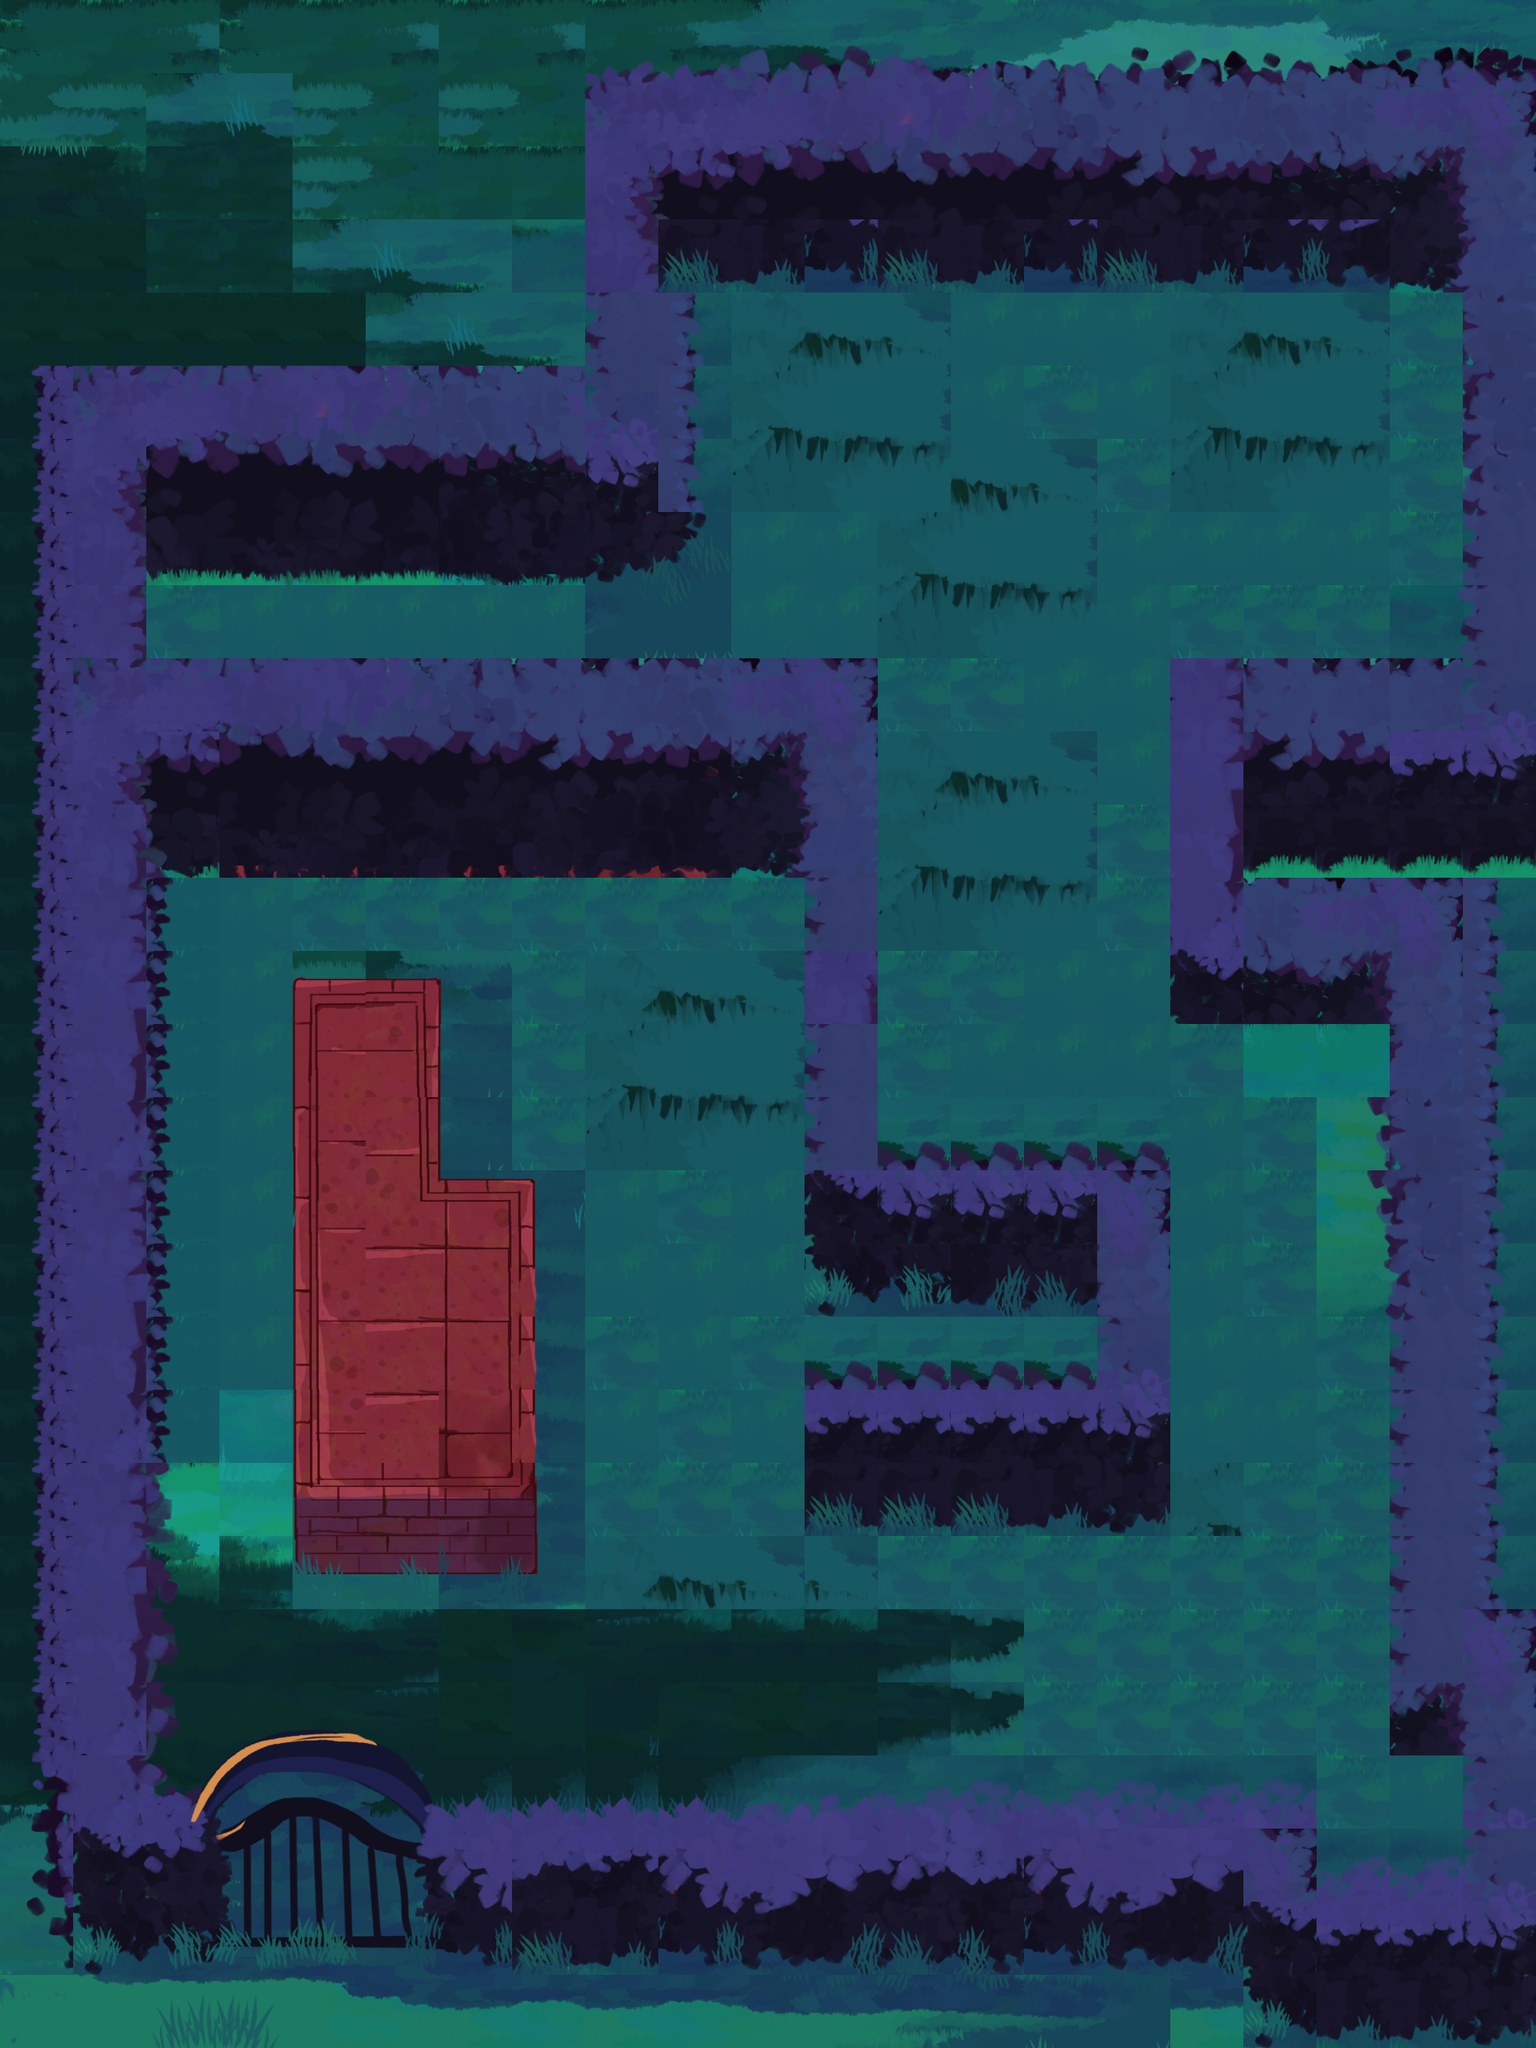

A level layout from a 2D game, rendered from its tile map. Below: a short description, then the map file with tile-grid data replaced by summaries:
An orthogonal 21x28 tile map with 128x128 px tiles, 1 tile layer (ground), 10 tilesets and 24 objects (Guard, Exit, Octopus, Cat, Camera).

<map version="1.10" tiledversion="1.11.2" orientation="orthogonal" renderorder="right-down" width="21" height="28" tilewidth="128" tileheight="128" infinite="0" nextlayerid="4" nextobjectid="104">
 <tileset firstgid="1" name="outdoor" tilewidth="32" tileheight="32" tilecount="4096" columns="64">
  <image source="../tilesets/outdoor.png" width="2048" height="2048" />
 </tileset>
 <tileset firstgid="4097" source="../tilesets/objects.tsx" />
 <tileset firstgid="4102" name="dark_outdoor" tilewidth="32" tileheight="32" tilecount="4096" columns="64">
  <image source="../tilesets/dark_outdoor.png" width="2048" height="2048" />
 </tileset>
 <tileset firstgid="8198" name="maze-red-floor-4-26" tilewidth="128" tileheight="128" tilecount="195" columns="15">
  <image source="../tilesets/maze-red-floor-4-26.png" width="1920" height="1664" />
 </tileset>
 <tileset firstgid="8393" name="walls-4-26" tilewidth="128" tileheight="128" tilecount="195" columns="15">
  <image source="../tilesets/walls-4-26.png" width="1920" height="1664" />
 </tileset>
 <tileset firstgid="8588" name="grass2-4-26" tilewidth="128" tileheight="128" tilecount="195" columns="15">
  <image source="../tilesets/grass2-4-26.png" width="1920" height="1664" />
 </tileset>
 <tileset firstgid="8783" name="maze-4-26" tilewidth="128" tileheight="128" tilecount="195" columns="15">
  <image source="../tilesets/maze-4-26.png" width="1920" height="1664" />
 </tileset>
 <tileset firstgid="8978" name="maze-4-26" tilewidth="128" tileheight="128" tilecount="195" columns="15">
  <image source="../tilesets/maze-4-26.png" width="1920" height="1664" />
 </tileset>
 <tileset firstgid="9173" name="maze-4-26" tilewidth="128" tileheight="128" tilecount="195" columns="15">
  <image source="../tilesets/maze-4-26.png" width="1920" height="1664" />
 </tileset>
 <tileset firstgid="9368" name="grass1-4-26" tilewidth="128" tileheight="128" tilecount="195" columns="15">
  <image source="../tilesets/grass1-4-26.png" width="1920" height="1664" />
 </tileset>
 <layer id="1" name="ground" width="21" height="28">
  <data>[588 cells, 588 non-empty, 228 distinct tile ids]</data>
 </layer>
 <objectgroup id="2" name="walls">
  <object id="39" x="173.761" y="3209.66" width="2123.62" height="216.548" />
  <object id="41" x="1080.05" y="37.205" width="1642.66" height="340.852" />
  <object id="42" x="0" y="550.06" width="262.826" height="2882.5" />
  <object id="45" x="523.818" y="1684.05" width="264.945" height="1083.15" />
  <object id="46" x="665.278" y="2056.19" width="284.159" height="705.605" />
  <object id="56" x="2440.09" y="1072.74" width="204.065" height="776.728" />
  <object id="57" x="1422.36" y="1415.49" width="118.44" height="628.316" />
  <object id="58" x="1414.08" y="2436.64" width="635.113" height="247.446" />
  <object id="59" x="1920.56" y="2055.88" width="130.29" height="501.412" />
  <object id="60" x="1417.2" y="2055.21" width="517.945" height="232.372" />
  <object id="61" x="2503.72" y="1353.36" width="130.851" height="1678.67" />
  <object id="66" x="2069.28" y="1167.69" width="369.773" height="609.604" />
  <object id="73" x="2571.43" y="403.929" width="154.728" height="940.378" />
  <object id="75" x="122.184" y="569.743" width="1069.76" height="326.766" />
  <object id="76" x="1009.22" y="328.818" width="193.677" height="326.766" />
  <object id="77" x="2185.79" y="3331.23" width="501.317" height="247.548" />
  <object id="78" x="2561.83" y="2836.35" width="130.851" height="617.099" />
  <object id="92" x="262.826" y="1159.35" width="1277.34" height="302.025" />
 </objectgroup>
 <objectgroup id="3" name="objects">
  <object id="31" x="2861.31" y="3039.77">
   <polyline points="-1269.65,-1160.62 -719.312,-1128.77 -636.892,-941.17 -762.217,-1171.85 -929.25,-1278.72" />
  </object>
  <object id="63" type="Guard" x="1818.95" y="1690.85">
   <properties>
    <property name="category" value="00100" />
    <property name="exclude" value="00100" />
    <property name="force" type="float" value="1.5" />
    <property name="fov" type="float" value="60" />
    <property name="maxSpeed" type="float" value="5" />
    <property name="path" type="object" value="31" />
    <property name="radius" type="float" value="0.3" />
    <property name="spriteRadius" type="float" value="0.8" />
    <property name="viewDistance" type="float" value="5" />
   </properties>
   <point />
  </object>
  <object id="65" type="Exit" x="1763.12" y="593.5">
   <properties>
    <property name="category" value="10000" />
    <property name="exclude" value="00000" />
    <property name="size" type="float" value="1.25" />
   </properties>
   <point />
  </object>
  <object id="70" type="Octopus" x="790.333" y="3045.17">
   <properties>
    <property name="abilityRange" type="float" value="7" />
    <property name="category" value="00010" />
    <property name="exclude" value="00010" />
    <property name="force" type="float" value="2" />
    <property name="inkCapacity" type="float" value="50" />
    <property name="inkRegen" type="float" value="5" />
    <property name="inkUsage" type="float" value="25" />
    <property name="maxSpeed" type="float" value="5" />
    <property name="radius" type="float" value="0.4" />
    <property name="spriteRadius" type="float" value="0.6" />
   </properties>
   <point />
  </object>
  <object id="72" type="Cat" x="514" y="2967.33">
   <properties>
    <property name="abilityCooldown" type="float" value="5" />
    <property name="abilityRange" type="float" value="7" />
    <property name="category" value="00010" />
    <property name="exclude" value="00010" />
    <property name="force" type="float" value="3" />
    <property name="maxSpeed" type="float" value="10" />
    <property name="meowExpandSpeed" type="float" value="10" />
    <property name="radius" type="float" value="0.4" />
    <property name="spriteRadius" type="float" value="0.6" />
   </properties>
   <point />
  </object>
  <object id="103" type="Camera" x="2352.73" y="1880.24">
   <properties>
    <property name="alarmDistance" type="float" value="10" />
    <property name="angle" type="float" value="210" />
    <property name="category" value="01000" />
    <property name="disabledTime" type="float" value="10" />
    <property name="exclude" value="00000" />
    <property name="fov" type="float" value="60" />
    <property name="radius" type="float" value="0.2" />
    <property name="spriteRadius" type="float" value="0.6" />
    <property name="viewDistance" type="float" value="5" />
   </properties>
   <point />
  </object>
 </objectgroup>
</map>